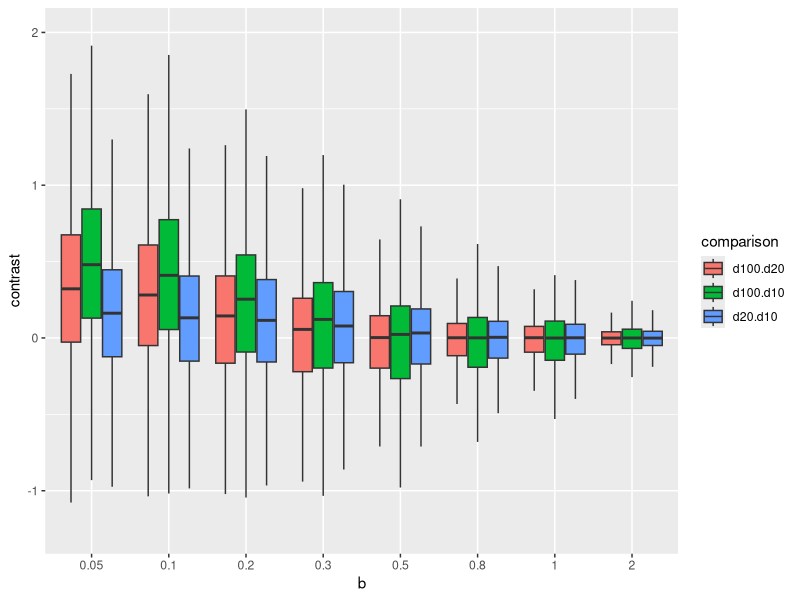

This figure's R source:
## ---- chunk 1
library(ggplot2)
library(ggpubr)
library(data.table)
## ---- chunk 2
n <- 100 # per treatment level. power will be a function of effect size
b_array <- c(0.05, 0.1, 0.2, 0.3, 0.5, 0.8, 1, 2)
niter <- 10^4
res_table <- data.table(NULL)
power_table <- data.table(NULL)
for(b1 in b_array){
  y1 <- matrix(rnorm(n*niter), nrow=n)
  y2 <- matrix(rnorm(n*niter), nrow=n) + b1
  d100 <- apply(y2, 2, mean) - apply(y1,2,mean)
  d20 <- apply(y2[1:20,], 2, mean) - apply(y1[1:20,],2,mean)
  d10 <- apply(y2[1:10,], 2, mean) - apply(y1[1:10,],2,mean)
  res_table <- rbind(res_table, data.table(b=b1, d100=d100, d20=d20, d10=d10))
  power_table <- rbind(power_table, data.table(
    b=b1,
    "power (n=100)"=power.t.test(n=100, delta=b1, sd=1)$power,
    "power (n=20)"=power.t.test(n=20, delta=b1, sd=1)$power,
    "power (n=10)"=power.t.test(n=10, delta=b1, sd=1)$power
  ))
}

## ---- chunk 3
knitr::kable(power_table, digits=2)
## ---- chunk 4
knitr::kable(res_table[, .("median(|b|) (n=100)"=median(abs(d100)),
              "median(|b|) (n=20)"=median(abs(d20)),
              "median(|b|) (n=10)"=median(abs(d10))
              ), by=b], digits=c(2, 3, 3, 3))

## ---- chunk 5

knitr::kable(res_table[, .(
              "IF (n=100)" = median(abs(d100))/b,
              "IF (n=20)" = median(abs(d20))/b,
              "IF (n=10)" = median(abs(d10))/b
              ), by=b], digits=c(2, 1, 1, 1))
## ---- chunk 6
res_table[, d100.d20:=log10(abs(d20)/abs(d100))]
res_table[, d100.d10:=log10(abs(d10)/abs(d100))]
res_table[, d20.d10:=log10(abs(d10)/abs(d20))]
res_melt <- melt(res_table[, .SD, .SDcols=c("b", "d100.d20", "d100.d10", "d20.d10")], id.vars="b", variable.name="comparison", value.name="contrast")
res_melt[, b:=factor(b)]
pd <- position_dodge(0.8)
ggplot(data=res_melt, aes(x=b, y=contrast, fill=comparison)) +
  geom_boxplot(position=pd, outlier.shape=NA) +
  coord_cartesian(ylim=c(-1.25, 2))

